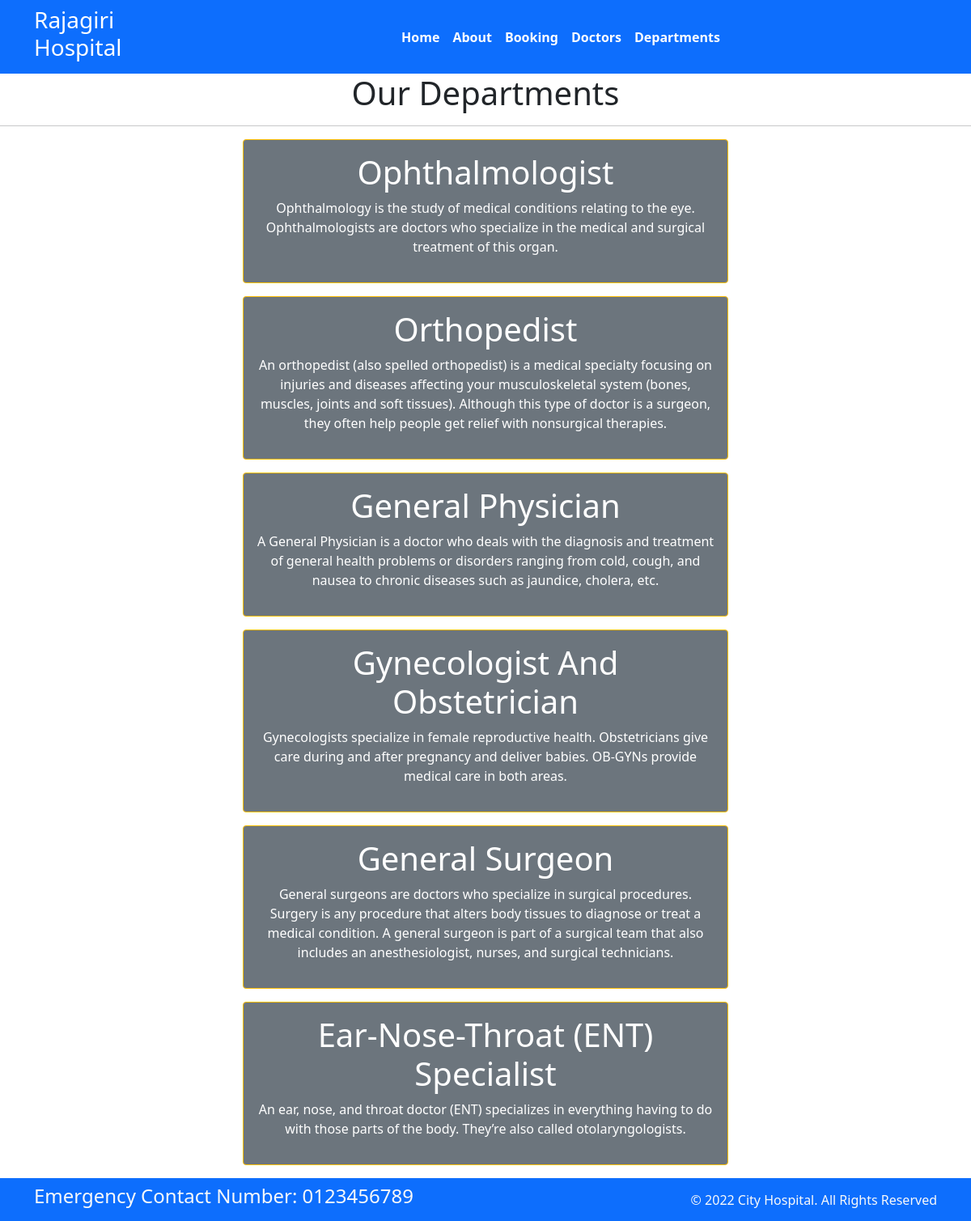
Screenshot of /department with the database file from the repository.
### home/models.py (models this page shows, shortened)
class Departments(models.Model):
    dep_name = models.CharField(max_length=100)
    dep_decription = models.TextField()

### home/views.py (the view)
# urls.py: path('department', views.department, name='department'),
def department(request):
    dict_dept={
        'dept': Departments.objects.all()
    }
    return render(request, 'department.html', dict_dept)

### templates/department.html (shortened to what this page needs)
{% extends 'base.html' %}
{% block content%}
<h1 class="text-center"> Our Departments </h1>
<hr>
{% for d in dept %}
<div class="mx-auto w-50 bg-secondary text-center text-white p-3 my-3 border border-warning rounded">
    <h1>{{d.dep_name}}</h1>
    <p>{{d.dep_decription}}</p>
</div>
{% endfor %}
{% endblock %}

### rows the page displays
Departments: dep_name "Ophthalmologist", dep_decription "Ophthalmology is the study of medical conditions relating to the eye. Ophthalmologists are doctors who specialize in the medical and surgical treatment of this organ."
Departments: dep_name "Orthopedist", dep_decription "An orthopedist (also spelled orthopedist) is a medical specialty focusing on injuries and diseases affecting your musculoskeletal system (bones, muscles, joints and soft tissues). Although this type of doctor is a surgeon, they often help people get relief with nonsurgical therapies."
Departments: dep_name "General Physician", dep_decription "A General Physician is a doctor who deals with the diagnosis and treatment of general health problems or disorders ranging from cold, cough, and nausea to chronic diseases such as jaundice, cholera, etc."
Departments: dep_name "Gynecologist And Obstetrician", dep_decription "Gynecologists specialize in female reproductive health. Obstetricians give care during and after pregnancy and deliver babies. OB-GYNs provide medical care in both areas."
Departments: dep_name "General Surgeon", dep_decription "General surgeons are doctors who specialize in surgical procedures. Surgery is any procedure that alters body tissues to diagnose or treat a medical condition. A general surgeon is part of a surgical team that also includes an anesthesiologist, nurses, and surgical technicians."
Departments: dep_name "Ear-Nose-Throat (ENT) Specialist", dep_decription "An ear, nose, and throat doctor (ENT) specializes in everything having to do with those parts of the body. They’re also called otolaryngologists."
